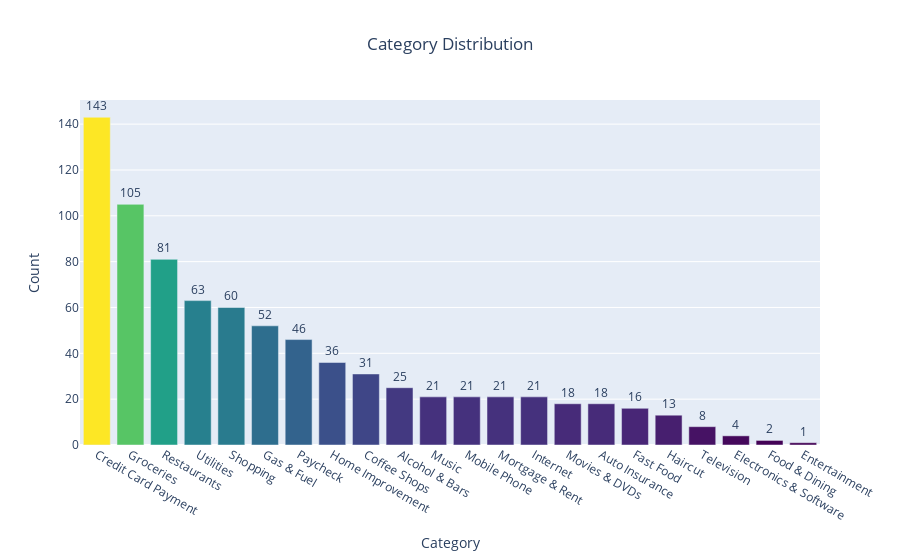

This figure's notebook cell:
### Markdown cell above
#### Payment Category Destribution

### Code cell
df_category=df['Category'].value_counts().to_frame().reset_index().rename(columns={'index':'Category','Category':'count'})

fig = go.Figure(go.Bar(
    x=df_category['Category'],y=df_category['count'],
    marker={'color': df_category['count'], 
    'colorscale': 'Viridis'},  
    text=df_category['count'],
    textposition = "outside",
))
fig.update_layout(title_text='Category Distribution',xaxis_title="Category",yaxis_title="Count",title_x=0.5)
fig.show()

### Figure 1 — Plotly figure (JSON) as saved in the notebook; plotly's stock layout.template omitted (floating-point values rounded to 4 significant figures)
{"data": [{"marker": {"color": [143, 105, 81, 63, 60, 52, 46, 36, 31, 25, 21, 21, 21, 21, 18, 18, 16, 13, 8, 4, 2, 1], "colorscale": [[0, "#440154"], [0.1111, "#482878"], [0.2222, "#3e4989"], [0.3333, "#31688e"], [0.4444, "#26828e"], [0.5556, "#1f9e89"], [0.6667, "#35b779"], [0.7778, "#6ece58"], [0.8889, "#b5de2b"], [1, "#fde725"]]}, "text": [143, 105, 81, 63, 60, 52, 46, 36, 31, 25, 21, 21, 21, 21, 18, 18, 16, 13, 8, 4, 2, 1], "textposition": "outside", "type": "bar", "x": ["Credit Card Payment", "Groceries", "Restaurants", "Utilities", "Shopping", "Gas & Fuel", "Paycheck", "Home Improvement", "Coffee Shops", "Alcohol & Bars", "Music", "Mobile Phone", "Mortgage & Rent", "Internet", "Movies & DVDs", "Auto Insurance", "Fast Food", "Haircut", "Television", "Electronics & Software", "Food & Dining", "Entertainment"], "y": [143, 105, 81, 63, 60, 52, 46, 36, 31, 25, 21, 21, 21, 21, 18, 18, 16, 13, 8, 4, 2, 1]}], "layout": {"title": {"text": "Category Distribution", "x": 0.5}, "xaxis": {"title": {"text": "Category"}}, "yaxis": {"title": {"text": "Count"}}}}
